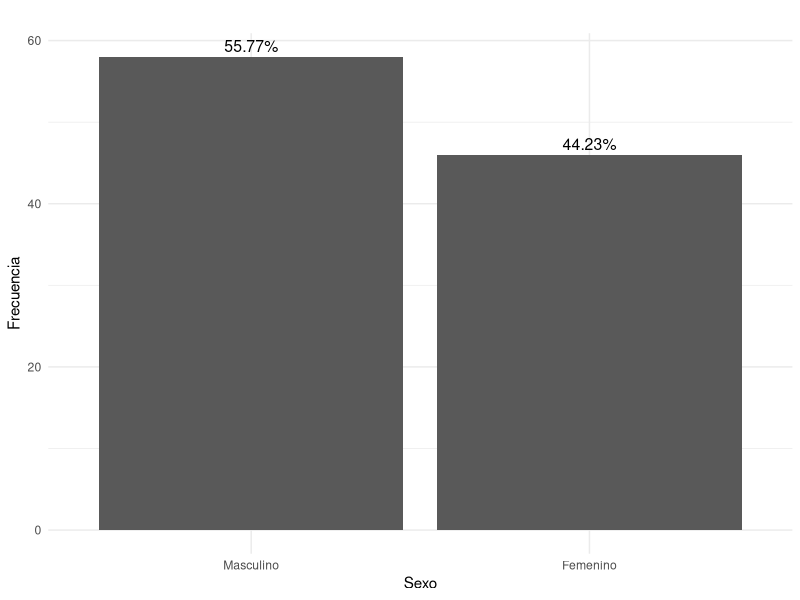
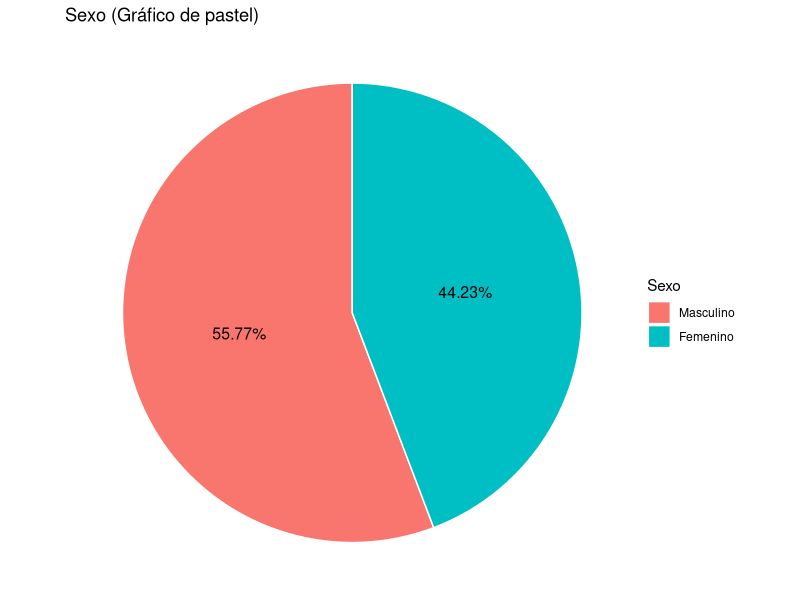

Reproduce these figures in R, in order.
library(readxl)
library(tidyverse)   # incluye ggplot2

# Ruta relativa dentro del repo
df <- read_excel("Opiniones_corregido_numeros_puros.xlsx")

tab_sexo <- df %>%
  count(Sexo, name = "Frecuencia") %>%
  mutate(Porcentaje = round(100 * Frecuencia / sum(Frecuencia), 2)) %>%
  arrange(desc(Frecuencia))

tab_sexo

# Ordenar factor por frecuencia para que se vea más claro
tab_sexo <- tab_sexo %>%
  mutate(Sexo = fct_reorder(Sexo, Frecuencia, .desc = TRUE))

ggplot(tab_sexo, aes(x = Sexo, y = Frecuencia)) +
  geom_col() +
  geom_text(aes(label = paste0(Porcentaje, "%")), 
            vjust = -0.4, size = 4) +
  labs(title = "",
       x = "Sexo", y = "Frecuencia") +
  theme_minimal()

ggplot(tab_sexo, aes(x = "", y = Frecuencia, fill = Sexo)) +
  geom_col(width = 1, color = "white") +
  coord_polar("y") +
  geom_text(aes(label = paste0(Porcentaje, "%")),
            position = position_stack(vjust = 0.5), size = 4) +
  labs(title = "Sexo (Gráfico de pastel)", x = NULL, y = NULL, fill = "Sexo") +
  theme_void()
